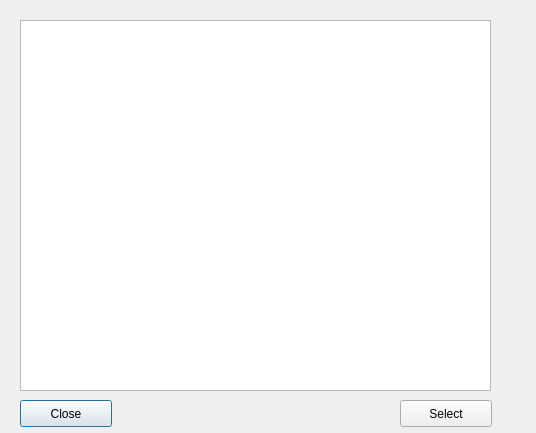
<?xml version="1.0" encoding="UTF-8"?>
<ui version="4.0">
 <class>ViewProjects</class>
 <widget class="QDialog" name="ViewProjects">
  <property name="geometry">
   <rect>
    <x>0</x>
    <y>0</y>
    <width>536</width>
    <height>433</height>
   </rect>
  </property>
  <property name="windowTitle">
   <string>Dialog</string>
  </property>
  <widget class="QListWidget" name="lst_projects">
   <property name="geometry">
    <rect>
     <x>20</x>
     <y>20</y>
     <width>471</width>
     <height>371</height>
    </rect>
   </property>
  </widget>
  <widget class="QPushButton" name="btn_close">
   <property name="geometry">
    <rect>
     <x>20</x>
     <y>400</y>
     <width>92</width>
     <height>27</height>
    </rect>
   </property>
   <property name="text">
    <string>Close</string>
   </property>
  </widget>
  <widget class="QPushButton" name="btn_select">
   <property name="geometry">
    <rect>
     <x>400</x>
     <y>400</y>
     <width>92</width>
     <height>27</height>
    </rect>
   </property>
   <property name="text">
    <string>Select</string>
   </property>
  </widget>
 </widget>
 <resources/>
 <connections/>
</ui>
